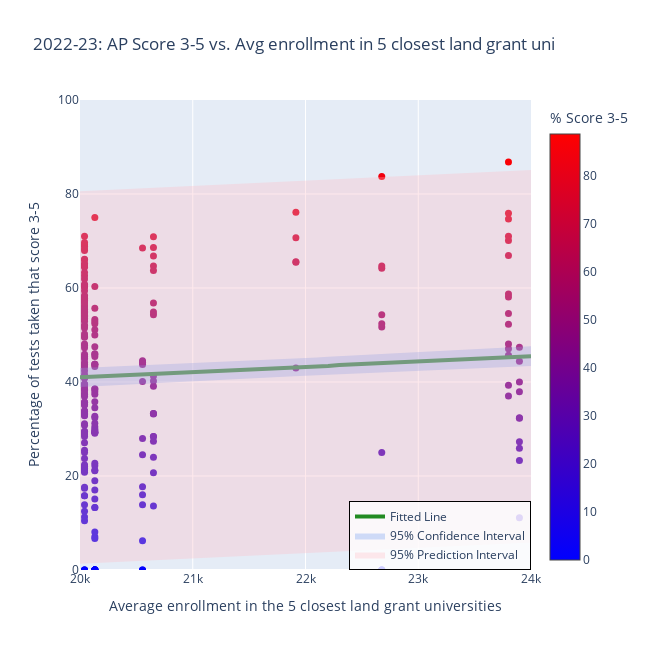

This figure's notebook cell:
### Markdown cell above
### Feature 5: Average enrollment in the five closest land grant universities

### Code cell
x_arr = northcarolina['closest_five_avg_enrollment_landgrnt'].to_numpy()
y_arr = northcarolina['PERCENT_3_OR_ABOVE'].to_numpy()

# Fit the OLS model
alpha = 0.05  # 95% confidence level
x_with_const = sm.add_constant(x_arr)  # Add intercept
model = sm.OLS(y_arr, x_with_const).fit()

# Generate x values for the fitted line
x_line = np.linspace(20e3, 24e3, 41)
x_line = np.round(x_line, decimals = 1)
x_line_with_const = sm.add_constant(x_line)

# Get predictions and intervals
predictions = model.get_prediction(x_line_with_const)
prediction_summary = predictions.summary_frame(alpha=alpha)

# Extract values
y_line = prediction_summary['mean'].values
ci_lower = prediction_summary['mean_ci_lower'].values  # Confidence Interval lower bound
ci_upper = prediction_summary['mean_ci_upper'].values  # Confidence Interval upper bound
pi_lower = prediction_summary['obs_ci_lower'].values  # Prediction Interval lower bound
pi_upper = prediction_summary['obs_ci_upper'].values  # Prediction Interval upper bound

# Round fitted values for consistency
y_line = np.round(y_line, decimals = 1)

#### Draw the data points ####
fig = go.Figure(data=go.Scatter(
    x=np.round(x_arr, decimals = 2),
    y=np.round(y_arr, decimals = 1),
    mode='markers',
    marker=dict(
        size=7,
        color=y_arr,
        colorscale='Bluered',
        symbol='circle',
        showscale=True,
        colorbar=dict(title='% Score 3-5'),
    ),
    showlegend=False,
    text=northcarolina['County'],
    name=''
))

#### Add the fitted line ####
fig.add_trace(go.Scatter(
    x=x_line,
    y=y_line,
    mode="lines",
    line=dict(color="forestgreen", width=4),  # Thicker fitted line
    name="Fitted Line",
    showlegend=True
))

#### Add the Confidence Interval band ####
fig.add_trace(go.Scatter(
    x=np.concatenate([x_line, x_line[::-1]]),
    y=np.concatenate([ci_upper, ci_lower[::-1]]),
    fill='toself',
    fillcolor='rgba(100, 149, 237, 0.3)',
    line=dict(color='rgba(255,255,255,0)'),
    hoverinfo="skip",
    showlegend=True,
    name="95% Confidence Interval"
))

#### Add the Prediction Interval band ####
fig.add_trace(go.Scatter(
    x=np.concatenate([x_line, x_line[::-1]]),
    y=np.concatenate([pi_upper, pi_lower[::-1]]),
    fill='toself',
    fillcolor='rgba(255, 182, 193, 0.3)',
    line=dict(color='rgba(255,255,255,0)'),
    hoverinfo="skip",
    showlegend=True,
    name="95% Prediction Interval"
))

#### Write the title of the plot ####
fig.update_layout(
    title='2022-23: AP Score 3-5 vs. Avg enrollment in 5 closest land grant uni',
    xaxis_title='Average enrollment in the 5 closest land grant universities',
    yaxis_title='Percentage of tests taken that score 3-5',
    width=650,
    height=650,
    legend=dict(
        x=1.0,  # Position of the legend (x-coordinate in normalized units)
        y=0.0,  # Position of the legend (y-coordinate in normalized units)
        xanchor='right',  # Align the legend box to the right
        yanchor='bottom',  # Align the legend box to the bottom
        bgcolor='rgba(255, 255, 255, 0.8)',  # White background with some transparency
        bordercolor='black',
        borderwidth=1
    )
)

fig.update_xaxes(range=[20e3, 24e3])
fig.update_yaxes(range=[0, 100])
fig.show()

# Save the plot
with open('../data/NC_pickled/NC_pass_vs_closest_five_avg_enrollment_landgrnt.pkl', 'wb') as f:
    pickle.dump(fig, f)

### Figure 1 — Plotly figure (JSON) as saved in the notebook; plotly's stock layout.template omitted (floating-point values rounded to 4 significant figures; data arrays with more than 128 entries replaced by an {"elided": "..."} marker saying what was removed)
{"data": [{"marker": {"color": {"elided": "437 float values"}, "colorbar": {"title": {"text": "% Score 3-5"}}, "colorscale": [[0, "rgb(0,0,255)"], [1, "rgb(255,0,0)"]], "showscale": true, "size": 7, "symbol": "circle"}, "mode": "markers", "name": "", "showlegend": false, "text": {"elided": "437 str values"}, "type": "scatter", "x": {"elided": "437 float values"}, "y": {"elided": "437 float values"}}, {"line": {"color": "forestgreen", "width": 4}, "mode": "lines", "name": "Fitted Line", "showlegend": true, "type": "scatter", "x": [20000, 20100, 20200, 20300, 20400, 20500, 20600, 20700, 20800, 20900, 21000, 21100, 21200, 21300, 21400, 21500, 21600, 21700, 21800, 21900, 22000, 22100, 22200, 22300, 22400, 22500, 22600, 22700, 22800, 22900, 23000, 23100, 23200, 23300, 23400, 23500, 23600, 23700, 23800, 23900, 24000], "y": [41, 41.1, 41.2, 41.3, 41.4, 41.5, 41.6, 41.7, 41.9, 42, 42.1, 42.2, 42.3, 42.4, 42.5, 42.7, 42.8, 42.9, 43, 43.1, 43.2, 43.3, 43.4, 43.6, 43.7, 43.8, 43.9, 44, 44.1, 44.2, 44.4, 44.5, 44.6, 44.7, 44.8, 44.9, 45, 45.2, 45.3, 45.4, 45.5]}, {"fill": "toself", "fillcolor": "rgba(100, 149, 237, 0.3)", "hoverinfo": "skip", "line": {"color": "rgba(255,255,255,0)"}, "name": "95% Confidence Interval", "showlegend": true, "type": "scatter", "x": [20000, 20100, 20200, 20300, 20400, 20500, 20600, 20700, 20800, 20900, 21000, 21100, 21200, 21300, 21400, 21500, 21600, 21700, 21800, 21900, 22000, 22100, 22200, 22300, 22400, 22500, 22600, 22700, 22800, 22900, 23000, 23100, 23200, 23300, 23400, 23500, 23600, 23700, 23800, 23900, 24000, 24000, 23900, 23800, 23700, 23600, 23500, 23400, 23300, 23200, 23100, 23000, 22900, 22800, 22700, 22600, 22500, 22400, 22300, 22200, 22100, 22000, 21900, 21800, 21700, 21600, 21500, 21400, 21300, 21200, 21100, 21000, 20900, 20800, 20700, 20600, 20500, 20400, 20300, 20200, 20100, 20000], "y": [42.98, 43.08, 43.18, 43.28, 43.38, 43.48, 43.59, 43.69, 43.8, 43.9, 44.01, 44.11, 44.22, 44.33, 44.44, 44.55, 44.66, 44.77, 44.89, 45.0, 45.12, 45.23, 45.35, 45.47, 45.59, 45.71, 45.83, 45.95, 46.07, 46.19, 46.31, 46.44, 46.56, 46.69, 46.82, 46.94, 47.07, 47.2, 47.33, 47.46, 47.59, 43.39, 43.29, 43.2, 43.1, 43.0, 42.9, 42.8, 42.7, 42.6, 42.5, 42.4, 42.29, 42.19, 42.09, 41.98, 41.87, 41.77, 41.66, 41.55, 41.44, 41.33, 41.21, 41.1, 40.99, 40.87, 40.76, 40.64, 40.52, 40.41, 40.29, 40.17, 40.05, 39.93, 39.8, 39.68, 39.56, 39.43, 39.31, 39.18, 39.05, 38.92]}, {"fill": "toself", "fillcolor": "rgba(255, 182, 193, 0.3)", "hoverinfo": "skip", "line": {"color": "rgba(255,255,255,0)"}, "name": "95% Prediction Interval", "showlegend": true, "type": "scatter", "x": [20000, 20100, 20200, 20300, 20400, 20500, 20600, 20700, 20800, 20900, 21000, 21100, 21200, 21300, 21400, 21500, 21600, 21700, 21800, 21900, 22000, 22100, 22200, 22300, 22400, 22500, 22600, 22700, 22800, 22900, 23000, 23100, 23200, 23300, 23400, 23500, 23600, 23700, 23800, 23900, 24000, 24000, 23900, 23800, 23700, 23600, 23500, 23400, 23300, 23200, 23100, 23000, 22900, 22800, 22700, 22600, 22500, 22400, 22300, 22200, 22100, 22000, 21900, 21800, 21700, 21600, 21500, 21400, 21300, 21200, 21100, 21000, 20900, 20800, 20700, 20600, 20500, 20400, 20300, 20200, 20100, 20000], "y": [80.58, 80.69, 80.8, 80.91, 81.03, 81.14, 81.25, 81.37, 81.48, 81.59, 81.71, 81.82, 81.93, 82.04, 82.16, 82.27, 82.38, 82.5, 82.61, 82.73, 82.84, 82.95, 83.07, 83.18, 83.29, 83.41, 83.52, 83.63, 83.75, 83.86, 83.98, 84.09, 84.2, 84.32, 84.43, 84.55, 84.66, 84.78, 84.89, 85.0, 85.12, 5.864, 5.751, 5.639, 5.526, 5.413, 5.301, 5.188, 5.075, 4.962, 4.849, 4.736, 4.624, 4.511, 4.397, 4.284, 4.171, 4.058, 3.945, 3.832, 3.718, 3.605, 3.492, 3.378, 3.265, 3.151, 3.038, 2.924, 2.81, 2.697, 2.583, 2.469, 2.356, 2.242, 2.128, 2.014, 1.9, 1.786, 1.672, 1.558, 1.444, 1.329]}], "layout": {"height": 650, "legend": {"bgcolor": "rgba(255, 255, 255, 0.8)", "bordercolor": "black", "borderwidth": 1, "x": 1, "xanchor": "right", "y": 0, "yanchor": "bottom"}, "title": {"text": "2022-23: AP Score 3-5 vs. Avg enrollment in 5 closest land grant uni"}, "width": 650, "xaxis": {"range": [20000, 24000], "title": {"text": "Average enrollment in the 5 closest land grant universities"}, "type": "linear"}, "yaxis": {"range": [0, 100], "title": {"text": "Percentage of tests taken that score 3-5"}, "type": "linear"}}}
